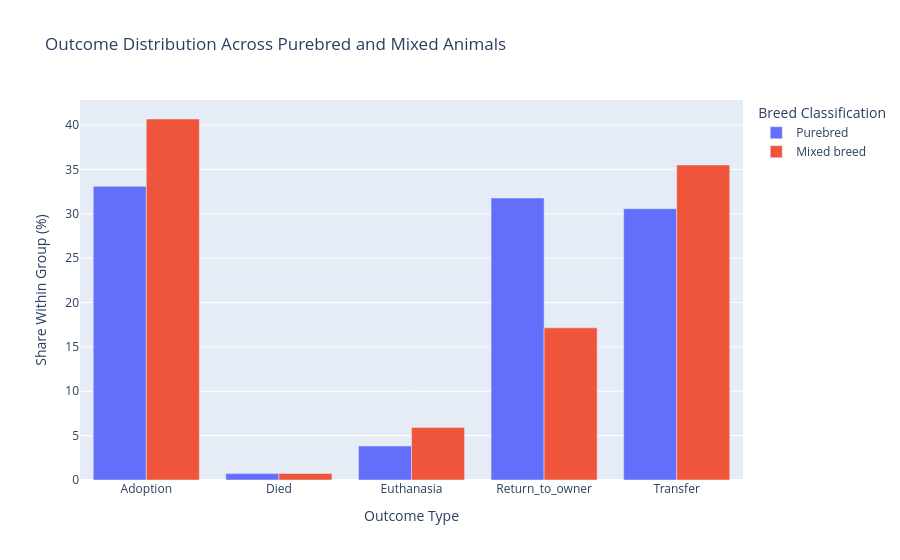

The cell this chart's notebook holds for it:
### Markdown cell above
### Mixed-breed outcome distribution

### Code cell
mix_outcome = pd.crosstab(
    y_train,
    X_train_final['is_mixed_breed'],
    normalize='columns'
) * 100

mix_outcome = mix_outcome.rename_axis('OutcomeType').reset_index()

mix_melted = mix_outcome.melt(
    id_vars='OutcomeType',
    var_name='is_mixed_breed',
    value_name='Percentage'
)

mix_melted['is_mixed_breed'] = mix_melted['is_mixed_breed'].map({
    0: 'Purebred',
    1: 'Mixed breed'
})

fig = px.bar(
    mix_melted,
    x='OutcomeType',
    y='Percentage',
    color='is_mixed_breed',
    barmode='group',
    title='Outcome Distribution Across Purebred and Mixed Animals',
    labels={
        'OutcomeType': 'Outcome Type',
        'Percentage': 'Share Within Group (%)',
        'is_mixed_breed': 'Breed Classification'
    }
)

fig.show()

### Figure 1 — Plotly figure (JSON) as saved in the notebook; plotly's stock layout.template omitted (floating-point values rounded to 4 significant figures)
{"data": [{"alignmentgroup": "True", "hovertemplate": "Breed Classification=Purebred<br>Outcome Type=%{x}<br>Share Within Group (%)=%{y}<extra></extra>", "legendgroup": "Purebred", "marker": {"color": "#636efa", "pattern": {"shape": ""}}, "name": "Purebred", "offsetgroup": "Purebred", "orientation": "v", "showlegend": true, "textposition": "auto", "type": "bar", "x": ["Adoption", "Died", "Euthanasia", "Return_to_owner", "Transfer"], "xaxis": "x", "y": [33.09, 0.7194, 3.837, 31.77, 30.58], "yaxis": "y"}, {"alignmentgroup": "True", "hovertemplate": "Breed Classification=Mixed breed<br>Outcome Type=%{x}<br>Share Within Group (%)=%{y}<extra></extra>", "legendgroup": "Mixed breed", "marker": {"color": "#EF553B", "pattern": {"shape": ""}}, "name": "Mixed breed", "offsetgroup": "Mixed breed", "orientation": "v", "showlegend": true, "textposition": "auto", "type": "bar", "x": ["Adoption", "Died", "Euthanasia", "Return_to_owner", "Transfer"], "xaxis": "x", "y": [40.68, 0.7367, 5.926, 17.15, 35.51], "yaxis": "y"}], "layout": {"barmode": "group", "legend": {"title": {"text": "Breed Classification"}, "tracegroupgap": 0}, "title": {"text": "Outcome Distribution Across Purebred and Mixed Animals"}, "xaxis": {"anchor": "y", "domain": [0, 1], "title": {"text": "Outcome Type"}}, "yaxis": {"anchor": "x", "domain": [0, 1], "title": {"text": "Share Within Group (%)"}}}}
